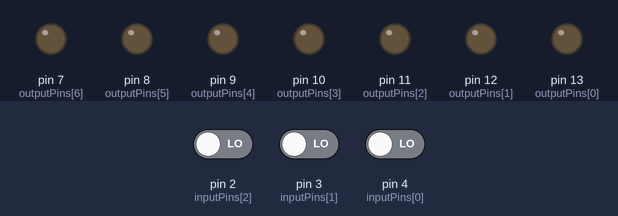
A sketch run on a simulated Arduino Uno, built with avr-gcc and run on an emulated ATmega328P. Parts: output pins drawn as LEDs (lit = HIGH). Dashed ring = blinking. The inputs (shaded band) are chosen by the test bench; at power-on: pin 2 (inputPins[2]) LOW, pin 3 (inputPins[1]) LOW, pin 4 (inputPins[0]) LOW.

Above: at 1.4 s.
1.5 s: pin 2 (inputPins[2]) driven HIGH
At 2.29 s:
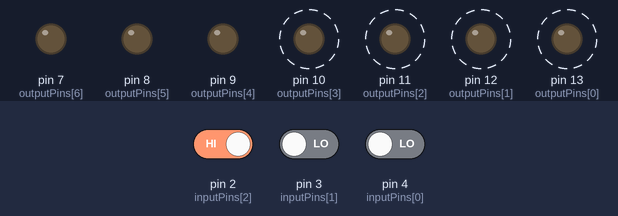
4.5 s: pin 3 (inputPins[1]) driven HIGH
At 5.18 s:
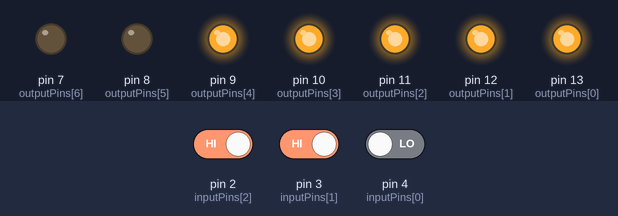
7.5 s: pin 4 (inputPins[0]) driven HIGH
At 7.78 s:
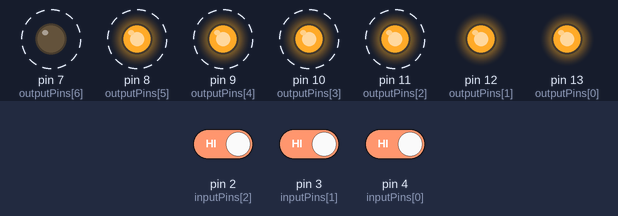
10.5 s: pin 2 (inputPins[2]) driven LOW
At 11.69 s:
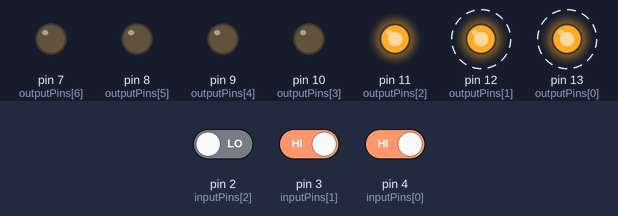
13.5 s: pin 4 (inputPins[0]) driven LOW
At 14.7 s:
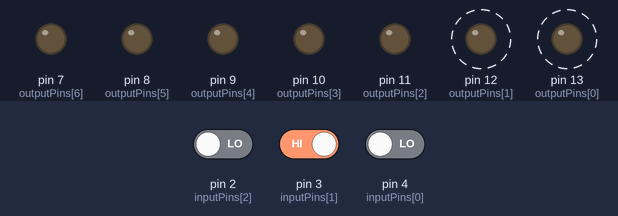
16.5 s: pin 2 (inputPins[2]) driven HIGH
At 17.14 s:
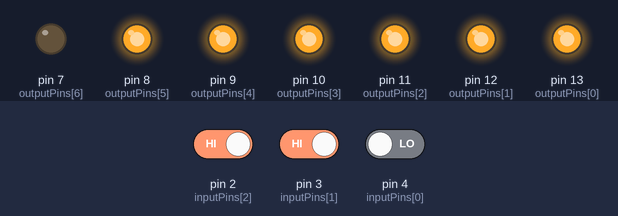
Timing chart, 0 to 27.5 s (numbered marks = the images above; inputs shaded):
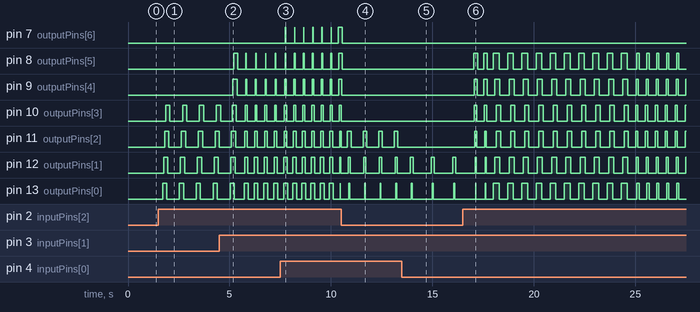

Measured:
- after the input at 1.5 s, pin 10 (outputPins[3]): alternates HIGH for 0.21 s and LOW for 0.62 s, starting after 0.36 s; pin 11 (outputPins[2]): alternates HIGH for 0.21 s and LOW for 0.62 s, starting after 0.30 s
- after the input at 4.5 s, pin 8 (outputPins[5]): LOW → HIGH after 0.70 s, then repeats every 0.42 s: LOW 0.40 s, HIGH 0.02 s; pin 9 (outputPins[4]): LOW → HIGH after 0.67 s, then repeats every 0.47 s: LOW 0.42 s, HIGH 0.05 s
- after the input at 7.5 s, pin 7 (outputPins[6]): alternates HIGH for 0.02 s and LOW for 0.44 s, starting after 0.26 s
- after the input at 10.5 s, pin 7 (outputPins[6]): goes on until 10.6 s, then stays LOW; pin 8 (outputPins[5]): goes on until 10.5 s, then stays LOW
- after the input at 13.5 s, pin 11 (outputPins[2]): stops changing and stays LOW; pin 12 (outputPins[1]): alternates HIGH for 0.16 s and LOW for 0.89 s, starting after 0.40 s; pin 13 (outputPins[0]): alternates HIGH for 0.05 s and LOW for 1.0 s, starting after 1.5 s
- after the input at 16.5 s, pin 8 (outputPins[5]): LOW → HIGH after 0.54 s, → LOW 0.19 s later, → HIGH 0.30 s later, → LOW 0.19 s later, … (34 changes in this stretch); pin 9 (outputPins[4]): goes HIGH 0.15 s, LOW 0.33 s, HIGH 0.15 s, LOW 0.38 s, 10 × (HIGH 0.25 s, LOW 0.46 s), 5 × (HIGH 0.11 s, LOW 0.39 s), then HIGH, starting after 0.56 s

The sketch:

Day5_creative1.ino
```cpp
#include <Arduino.h>

typedef void (* AnimationFunction)(int);

// Arduino pins connected to the DIP switch - Order is switch 1, 2, 3
int inputPins[] = { 4, 3, 2 };

// Arduino pins connected to a series of LEDs
int outputPins[] = { 13, 12, 11, 10, 9, 8, 7 };
// The initial delay time is used to keep each animation cycle roughly the same regardless of how many LEDs are chosen,
// meaning if you trigger just one LED then it will blink for 230ms, but if there's 7 on, then each will get 30ms.
int initialDelayTime = 210;
int delayTime = 30;  // Delay in milliseconds
int mode = 0;

void animatePins(int value);
void bounce(int value);
void backBounce(int value);
void outIn(int value);
void inOut(int value);

// Using custom type here - it could also be done by using mode with a switch statement, but this way it's possible
// to create another animation function of the same shape and then just add it to the array below.
AnimationFunction animationFunctions[] = { animatePins, bounce, backBounce, outIn, inOut };

int numFunctions = sizeof(animationFunctions)/sizeof(animationFunctions[0]);

int loops = 0;

/**
 * @brief Initializes the input and output pins.
 *
 * This function initializes the pins defined in the inputPins and outputPins arrays.
 * It sets the mode of each input pin to INPUT and each output pin to OUTPUT using the pinMode function.
 *
 * @see inputPins
 * @see outputPins
 * @see pinMode
 */
void setup()
{
	// Initialize input pins
	for (int i = 0; i<sizeof(inputPins)/sizeof(inputPins[0]); i++) {
		pinMode(inputPins[i], INPUT);
	}

	// Initialize output pins
	for (int i = 0; i<sizeof(outputPins)/sizeof(outputPins[0]); i++) {
		pinMode(outputPins[i], OUTPUT);
	}
}


/**
 * \brief Calculates the value of input pins connected to a DIP switch.
 *
 * This function calculates the value of input pins connected to a DIP switch,
 * where each pin represents a binary digit. The pins' values are determined
 * by the state of the corresponding switch. If a switch is turned on (HIGH),
 * the pin's value is added to the total value. The final total value is the
 * sum of the values of all the pins.
 *
 * \return The total value calculated from the input pins.
 *
 * \note This function assumes the inputPins array is properly defined. The
 * inputPins array should contain the Arduino pins connected to the DIP switch
 * in order, starting from switch 1 and going up to switch n.
 */
int calcPins()
{
	int pinVal = 1;
	int total = 0;
	for (int i = 0; i<sizeof(inputPins)/sizeof(inputPins[0]); i++) {
		if (digitalRead(inputPins[i])==HIGH) {
			total += pinVal;
		}
		pinVal *= 2;
	}
	return total;
}

/**
 * @brief Executes the main looping logic for the application.
 *
 * This function calculates the value of the pins using the calcPins function, then based on the
 * calculated value, determines the delay time for the animation. It selects the appropriate
 * AnimationFunction based on the current mode and calls it with the calculated value as the
 * argument. If the calculated value is 0, it adds a short delay and continues to the next loop.
 * Every 10 loops, it increments the mode variable and prints the new mode to the Serial monitor.
 * Finally, it delays for 8 times the calculated delay time before starting the next loop.
 */
void loop()
{
	int value = calcPins();
	if (value!=0) {
		delayTime = initialDelayTime / value;
		AnimationFunction animation = animationFunctions[mode];
		animation(value);
	} else {
		delay(100);
	}

	loops++;
	if (loops%10==0) {
		mode = (mode+1)%5;
		Serial.print("Mode: ");
		Serial.println(mode);
	}
	delay(8*delayTime);
}

/**
 * @brief Animates multiple pins by turning them on and off in sequence.
 *
 * The function takes an integer value as an argument and animates the pins by turning them on and off in sequence.
 * It uses the digitalwrite() function to set the pins to HIGH and LOW states.
 * The pins to be animated are specified by the outputPins[] array.
 *
 * @param value The number of pins to be animated.
 */
void animatePins(int value)
{
	for (int i = 0; i<value; i++) {
		digitalWrite(outputPins[i], HIGH);
		delay(delayTime);
	}

	for (int i = 0; i<value; i++) {
		digitalWrite(outputPins[i], LOW);
		delay(delayTime);
	}
}

/**
 * Bounces a specified number of LEDs connected to Arduino pins.
 *
 * The function turns on the LEDs one by one in a sequence, and then turns them off in reverse order, creating a bouncing effect.
 *
 * @param value The number of LEDs to bounce.
 */
void bounce(int value)
{
	for (int i = 0; i<value; i++) {
		digitalWrite(outputPins[i], HIGH);
		delay(delayTime/2);
	}

	for (int i = value-1; i>=0; i--) {
		digitalWrite(outputPins[i], LOW);
		delay(delayTime/2);
	}
}

/**
 * @brief Bounces the LEDs connected to Arduino pins in a back and forth pattern.
 *
 * This function turns on the LEDs one by one from the specified index to the first LED,
 * and then turns them off in reverse order to create a bouncing effect.
 * The LEDs are controlled using the digitalWrite function.
 *
 * @param value The number of LEDs to bounce.
 */
void backBounce(int value)
{
	for (int i = value-1; i>=0; i--) {
		digitalWrite(outputPins[i], HIGH);
		delay(delayTime/2);
	}

	for (int i = 0; i<value; i++) {
		digitalWrite(outputPins[i], LOW);
		delay(delayTime/2);
	}
}

/**
 * @brief Writes values to outputPins to create an in-out pattern.
 *
 * This function writes values to the outputPins array to create an out->in pattern of
 * turning on and off LEDs connected to Arduino pins. The pattern starts with turning
 * on the outermost LEDs and progressively turns on and off the LEDs towards the center.
 *
 * @param value The number of LEDs to be controlled.
 *
 * @note The outputPins array must be defined before calling this function.
 * @note The delayTime variable must be defined before calling this function.
 *
 * @warning The value parameter must be a positive integer.
 *
 * @see https://www.arduino.cc/reference/en/language/functions/digital-io/digitalwrite/
 * @see https://www.arduino.cc/en/Tutorial/BuiltInExamples/BlinkWithoutDelay
 */
void outIn(int value)
{
	for (int i = 0; i<value/2+1; i++) {
		int left = i;
		int right = value-i-1;
		digitalWrite(outputPins[left], HIGH);
		digitalWrite(outputPins[right], HIGH);
		delay(2*delayTime);
	}

	for (int i = 0; i<value/2+1; i++) {
		int left = i;
		int right = value-i-1;
		digitalWrite(outputPins[left], LOW);
		digitalWrite(outputPins[right], LOW);
		delay(delayTime);
	}
}

/**
 * @brief Lights up and turns off LEDs in a specific pattern based on the input value.
 *
 * This function lights up and turns off LEDs connected to the Arduino pins in a pattern.
 * The LEDs are lit up and turned off in sequence, starting from the outermost LEDs and moving towards the center.
 * The delay between the LED changes is set by the `delayTime` variable.
 *
 * @param value The number of LEDs to light up and turn off.
 */
void inOut(int value)
{
	for (int i = 0; i<=(value-1)/2; i++) {
		int left = (value-1)/2-i;
		int right = value/2+i;
		digitalWrite(outputPins[left], HIGH);
		digitalWrite(outputPins[right], HIGH);
		delay(delayTime);
	}

	for (int i = 0; i<=(value-1)/2; i++) {
		int left = (value-1)/2-i;
		int right = value/2+i;
		digitalWrite(outputPins[left], LOW);
		digitalWrite(outputPins[right], LOW);
		delay(delayTime);
	}
}
```
